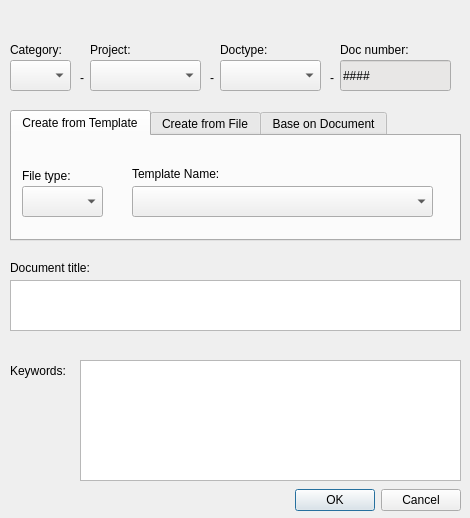
<ui version="4.0" >
 <class>New_Document_Dialog</class>
 <widget class="QDialog" name="New_Document_Dialog" >
  <property name="enabled" >
   <bool>true</bool>
  </property>
  <property name="geometry" >
   <rect>
    <x>0</x>
    <y>0</y>
    <width>470</width>
    <height>518</height>
   </rect>
  </property>
  <property name="windowTitle" >
   <string>Create Document</string>
  </property>
  <property name="modal" >
   <bool>true</bool>
  </property>
  <widget class="QDialogButtonBox" name="New_Document_Confirm" >
   <property name="geometry" >
    <rect>
     <x>250</x>
     <y>480</y>
     <width>211</width>
     <height>41</height>
    </rect>
   </property>
   <property name="orientation" >
    <enum>Qt::Horizontal</enum>
   </property>
   <property name="standardButtons" >
    <set>QDialogButtonBox::Cancel|QDialogButtonBox::Ok</set>
   </property>
  </widget>
  <widget class="QComboBox" name="Select_Project_Box" >
   <property name="geometry" >
    <rect>
     <x>90</x>
     <y>60</y>
     <width>111</width>
     <height>31</height>
    </rect>
   </property>
  </widget>
  <widget class="QComboBox" name="Select_Type_Box" >
   <property name="geometry" >
    <rect>
     <x>220</x>
     <y>60</y>
     <width>101</width>
     <height>31</height>
    </rect>
   </property>
  </widget>
  <widget class="QLabel" name="Title_Label" >
   <property name="geometry" >
    <rect>
     <x>10</x>
     <y>260</y>
     <width>111</width>
     <height>16</height>
    </rect>
   </property>
   <property name="text" >
    <string>Document title:</string>
   </property>
  </widget>
  <widget class="QLabel" name="label_3" >
   <property name="geometry" >
    <rect>
     <x>90</x>
     <y>40</y>
     <width>64</width>
     <height>19</height>
    </rect>
   </property>
   <property name="text" >
    <string>Project:</string>
   </property>
  </widget>
  <widget class="QLabel" name="label_4" >
   <property name="geometry" >
    <rect>
     <x>220</x>
     <y>40</y>
     <width>64</width>
     <height>19</height>
    </rect>
   </property>
   <property name="text" >
    <string>Doctype:</string>
   </property>
  </widget>
  <widget class="QTabWidget" name="Create_From_Tab" >
   <property name="geometry" >
    <rect>
     <x>10</x>
     <y>110</y>
     <width>451</width>
     <height>131</height>
    </rect>
   </property>
   <property name="currentIndex" >
    <number>0</number>
   </property>
   <widget class="QWidget" name="Template" >
    <attribute name="title" >
     <string>Create from Template</string>
    </attribute>
    <widget class="QLabel" name="label_6" >
     <property name="geometry" >
      <rect>
       <x>10</x>
       <y>30</y>
       <width>64</width>
       <height>19</height>
      </rect>
     </property>
     <property name="text" >
      <string>File type:</string>
     </property>
    </widget>
    <widget class="QLabel" name="label_7" >
     <property name="geometry" >
      <rect>
       <x>120</x>
       <y>30</y>
       <width>121</width>
       <height>16</height>
      </rect>
     </property>
     <property name="text" >
      <string>Template Name:</string>
     </property>
    </widget>
    <widget class="QComboBox" name="File_Type_Box" >
     <property name="geometry" >
      <rect>
       <x>10</x>
       <y>50</y>
       <width>81</width>
       <height>31</height>
      </rect>
     </property>
    </widget>
    <widget class="QComboBox" name="Template_Name_Box" >
     <property name="geometry" >
      <rect>
       <x>120</x>
       <y>50</y>
       <width>301</width>
       <height>31</height>
      </rect>
     </property>
    </widget>
   </widget>
   <widget class="QWidget" name="File" >
    <attribute name="title" >
     <string>Create from File</string>
    </attribute>
    <widget class="QLabel" name="label_8" >
     <property name="geometry" >
      <rect>
       <x>10</x>
       <y>30</y>
       <width>151</width>
       <height>21</height>
      </rect>
     </property>
     <property name="text" >
      <string>Select File to add:</string>
     </property>
    </widget>
    <widget class="QPushButton" name="Open_File_Dialog" >
     <property name="geometry" >
      <rect>
       <x>410</x>
       <y>50</y>
       <width>31</width>
       <height>31</height>
      </rect>
     </property>
     <property name="text" >
      <string>...</string>
     </property>
    </widget>
    <widget class="QLineEdit" name="Selected_File_Name" >
     <property name="geometry" >
      <rect>
       <x>10</x>
       <y>50</y>
       <width>391</width>
       <height>31</height>
      </rect>
     </property>
     <property name="dragEnabled" >
      <bool>true</bool>
     </property>
    </widget>
   </widget>
   <widget class="QWidget" name="Document" >
    <attribute name="title" >
     <string>Base on Document</string>
    </attribute>
    <widget class="QLabel" name="label" >
     <property name="geometry" >
      <rect>
       <x>10</x>
       <y>30</y>
       <width>101</width>
       <height>21</height>
      </rect>
     </property>
     <property name="text" >
      <string>Document Id:</string>
     </property>
    </widget>
    <widget class="QLineEdit" name="Document_Id" >
     <property name="geometry" >
      <rect>
       <x>10</x>
       <y>50</y>
       <width>171</width>
       <height>31</height>
      </rect>
     </property>
     <property name="dragEnabled" >
      <bool>true</bool>
     </property>
    </widget>
    <widget class="QLabel" name="label_5" >
     <property name="geometry" >
      <rect>
       <x>230</x>
       <y>30</y>
       <width>51</width>
       <height>19</height>
      </rect>
     </property>
     <property name="text" >
      <string>Issue:</string>
     </property>
    </widget>
    <widget class="QLineEdit" name="Issue" >
     <property name="geometry" >
      <rect>
       <x>230</x>
       <y>50</y>
       <width>71</width>
       <height>31</height>
      </rect>
     </property>
     <property name="dragEnabled" >
      <bool>true</bool>
     </property>
    </widget>
   </widget>
  </widget>
  <widget class="QLabel" name="label_9" >
   <property name="geometry" >
    <rect>
     <x>10</x>
     <y>360</y>
     <width>81</width>
     <height>21</height>
    </rect>
   </property>
   <property name="text" >
    <string>Keywords:</string>
   </property>
  </widget>
  <widget class="QComboBox" name="Select_Category_Box" >
   <property name="geometry" >
    <rect>
     <x>10</x>
     <y>60</y>
     <width>61</width>
     <height>31</height>
    </rect>
   </property>
  </widget>
  <widget class="QLabel" name="label_2" >
   <property name="geometry" >
    <rect>
     <x>80</x>
     <y>70</y>
     <width>16</width>
     <height>16</height>
    </rect>
   </property>
   <property name="text" >
    <string>-</string>
   </property>
  </widget>
  <widget class="QLabel" name="label_10" >
   <property name="geometry" >
    <rect>
     <x>10</x>
     <y>40</y>
     <width>64</width>
     <height>19</height>
    </rect>
   </property>
   <property name="text" >
    <string>Category:</string>
   </property>
  </widget>
  <widget class="QLabel" name="label_11" >
   <property name="geometry" >
    <rect>
     <x>210</x>
     <y>70</y>
     <width>16</width>
     <height>16</height>
    </rect>
   </property>
   <property name="text" >
    <string>-</string>
   </property>
  </widget>
  <widget class="QLabel" name="label_12" >
   <property name="geometry" >
    <rect>
     <x>330</x>
     <y>70</y>
     <width>16</width>
     <height>16</height>
    </rect>
   </property>
   <property name="text" >
    <string>-</string>
   </property>
  </widget>
  <widget class="QLineEdit" name="document_no" >
   <property name="geometry" >
    <rect>
     <x>340</x>
     <y>60</y>
     <width>111</width>
     <height>31</height>
    </rect>
   </property>
   <property name="palette" >
    <palette>
     <active>
      <colorrole role="Base" >
       <brush brushstyle="SolidPattern" >
        <color alpha="255" >
         <red>232</red>
         <green>231</green>
         <blue>230</blue>
        </color>
       </brush>
      </colorrole>
     </active>
     <inactive>
      <colorrole role="Base" >
       <brush brushstyle="SolidPattern" >
        <color alpha="255" >
         <red>232</red>
         <green>231</green>
         <blue>230</blue>
        </color>
       </brush>
      </colorrole>
     </inactive>
     <disabled>
      <colorrole role="Base" >
       <brush brushstyle="SolidPattern" >
        <color alpha="255" >
         <red>244</red>
         <green>244</green>
         <blue>244</blue>
        </color>
       </brush>
      </colorrole>
     </disabled>
    </palette>
   </property>
   <property name="text" >
    <string>####</string>
   </property>
   <property name="dragEnabled" >
    <bool>true</bool>
   </property>
   <property name="readOnly" >
    <bool>true</bool>
   </property>
  </widget>
  <widget class="QLabel" name="label_13" >
   <property name="geometry" >
    <rect>
     <x>340</x>
     <y>40</y>
     <width>101</width>
     <height>19</height>
    </rect>
   </property>
   <property name="text" >
    <string>Doc number:</string>
   </property>
  </widget>
  <widget class="QPlainTextEdit" name="document_keywords" >
   <property name="geometry" >
    <rect>
     <x>80</x>
     <y>360</y>
     <width>381</width>
     <height>121</height>
    </rect>
   </property>
  </widget>
  <widget class="QPlainTextEdit" name="document_title" >
   <property name="geometry" >
    <rect>
     <x>10</x>
     <y>280</y>
     <width>451</width>
     <height>51</height>
    </rect>
   </property>
  </widget>
 </widget>
 <resources/>
 <connections>
  <connection>
   <sender>New_Document_Confirm</sender>
   <signal>rejected()</signal>
   <receiver>New_Document_Dialog</receiver>
   <slot>close()</slot>
   <hints>
    <hint type="sourcelabel" >
     <x>316</x>
     <y>260</y>
    </hint>
    <hint type="destinationlabel" >
     <x>286</x>
     <y>274</y>
    </hint>
   </hints>
  </connection>
 </connections>
</ui>
